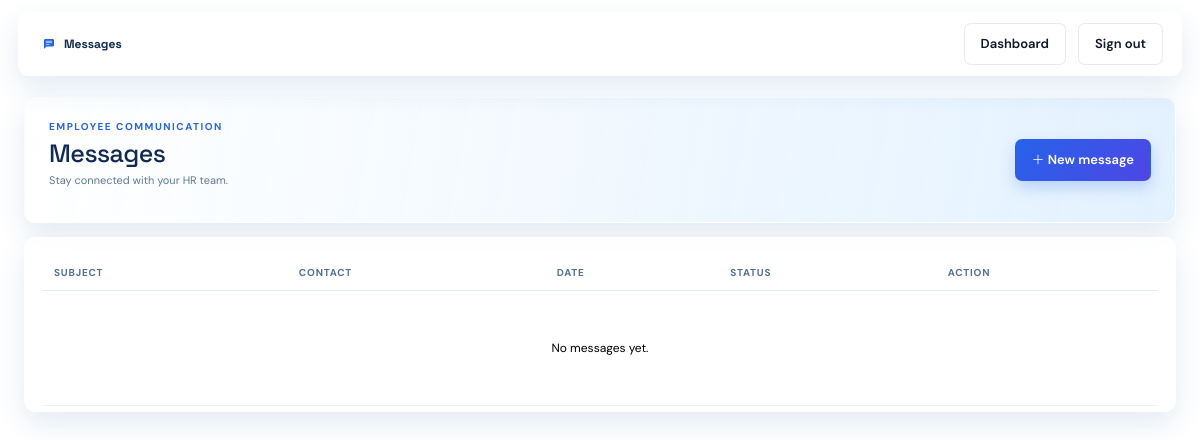
Page /employee/messages (signed in) on the earlier database version.
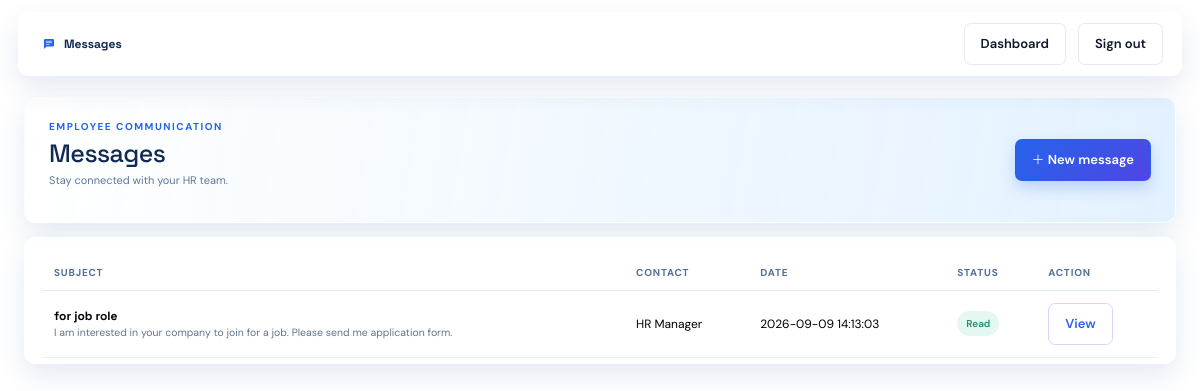
Same page on the later database version.
### tables this page shows
CREATE TABLE messages (
            id INTEGER PRIMARY KEY AUTOINCREMENT,
            sender_id INTEGER REFERENCES employees(id) ON DELETE CASCADE,
            receiver_id INTEGER,
            sender_role TEXT NOT NULL CHECK(sender_role IN ('Employee', 'HR')),
            receiver_role TEXT NOT NULL CHECK(receiver_role IN ('Employee', 'HR')),
            subject TEXT NOT NULL,
            message TEXT NOT NULL,
            created_at TEXT NOT NULL DEFAULT CURRENT_TIMESTAMP,
            is_read INTEGER NOT NULL DEFAULT 0 CHECK(is_read IN (0, 1))
        );

### app.py (the view)
@app.get("/employee/messages")
def employee_messages():
    employee = employee_from_session()
    if not employee:
        return redirect(url_for("login", next=request.path))
    messages = rows("""
        SELECT m.*,
               CASE WHEN m.sender_id = ? THEN
                   CASE WHEN m.receiver_role = 'HR' THEN 'HR Manager' ELSE (SELECT e.name FROM employees e WHERE e.id = m.receiver_id) END
               ELSE
                   CASE WHEN m.sender_role = 'HR' THEN 'HR Manager' ELSE (SELECT e.name FROM employees e WHERE e.id = m.sender_id) END
               END AS contact_name
        FROM messages m
        WHERE (m.sender_id = ? AND m.sender_role = 'Employee')
           OR (m.receiver_id = ? AND m.receiver_role = 'Employee')
        ORDER BY m.created_at DESC, m.id DESC
    """, (employee["id"], employee["id"], employee["id"]))
    assessment = row("SELECT * FROM assessment_requests WHERE employee_id=? AND status='Pending' ORDER BY created_at DESC, id DESC LIMIT 1", (employee["id"],))
    return render_template("employee_messages.html", employee=employee, messages=messages, assessment=assessment)

### app.py (called while the page is built)
@app.context_processor
def inject_globals():
    return {"nav_employee_count": row("SELECT COUNT(*) AS count FROM employees")["count"], "notifications": notifications_data()}

def employee_from_session():
    if not session.get("employee_authenticated") or not session.get("employee_id"):
        return None
    return row("SELECT id, name, email FROM employees WHERE id=?", (session["employee_id"],))

### database.py (called while the page is built)
def connect():
    DB_PATH.parent.mkdir(exist_ok=True)
    connection = sqlite3.connect(DB_PATH)
    connection.row_factory = sqlite3.Row
    connection.execute("PRAGMA foreign_keys = ON")
    return connection

def rows(query, params=()):
    db = connect()
    result = [dict(row) for row in db.execute(query, params).fetchall()]
    db.close()
    return result

def row(query, params=()):
    db = connect()
    result = db.execute(query, params).fetchone()
    db.close()
    return dict(result) if result else None

### templates/employee_messages.html (shortened to what this page needs)
<!doctype html><html lang="en"><head><link href="https://cdn.jsdelivr.net/npm/bootstrap@5.3.3/dist/css/bootstrap.min.css" rel="stylesheet"><link href="https://cdn.jsdelivr.net/npm/bootstrap-icons@1.11.3/font/bootstrap-icons.min.css" rel="stylesheet"><link rel="stylesheet" href="{{ url_for('static', filename='css/style.css') }}"><link rel="stylesheet" href="{{ url_for('static', filename='css/reference-theme.css') }}"></head><body><main class="main-content"><header class="topbar"><div class="crumb"><i class="bi bi-chat-left-text-fill crumb-home"></i><strong>Messages</strong></div><div class="top-actions"><a class="btn btn-light btn-sm" href="{{ url_for('employee_dashboard') }}">Dashboard</a><a class="btn btn-light btn-sm" href="{{ url_for('logout') }}">Sign out</a></div></header><div class="page-content"><div class="page-heading"><div><span class="eyebrow">EMPLOYEE COMMUNICATION</span><h1>Messages</h1><p class="muted">Stay connected with your HR team.</p></div><a class="btn btn-primary" href="{{ url_for('employee_new_message') }}"><i class="bi bi-plus-lg"></i> New message</a></div><section class="panel table-panel"><div class="table-responsive"><table class="table align-middle mb-0"><thead><tr><th>Subject</th><th>Contact</th><th>Date</th><th>Status</th><th>Action</th></tr></thead><tbody>{% for item in messages %}<tr><td><strong>{{ item.subject }}</strong><small class="d-block muted">{{ item.message[:90] }}</small></td><td>{{ item.contact_name }}</td><td>{{ item.created_at }}</td><td>{% if item.is_read %}<span class="status ready">Read</span>{% else %}<span class="status medium-gap">● Unread</span>{% endif %}</td><td><a class="btn btn-sm btn-outline-primary" href="{{ url_for('employee_message_view', message_id=item.id) }}">View</a></td></tr>{% else %}<tr><td colspan="5" class="text-center muted py-5">No messages yet.</td></tr>{% endfor %}</tbody></table></div></section></div></main></body></html>

### static/css/style.css (style rules this page uses)
:root { --ink:#202033;--muted:#85859a;--line:#e9e8f0;--surface:#fff;--bg:#f7f7fb;--primary:#6256d9;--primary-dark:#4d42bd;--purple-soft:#eeecff;--green:#35ad8b;--orange:#f2a13a;--red:#e66a68 }
* { box-sizing:border-box }
body { margin:0;background:url('https://i.pinimg.com/1200x/1c/08/a1/1c08a17749ef69aeb0ad5e469f33d46f.jpg') center/cover fixed no-repeat;color:var(--ink);font-family:'DM Sans',sans-serif;font-size:14px }
h1,h2,h3,strong,.brand { font-family:'Space Grotesk',sans-serif }
h1 { font-size:32px;letter-spacing:-.5px;margin:5px 0 8px }
p { line-height:1.55 }
.muted { color:var(--muted) }
.eyebrow { display:inline-block;font-size:10px;font-weight:700;letter-spacing:1.5px;color:var(--primary) }
.main-content { min-width:0;flex:1 }
.topbar { height:72px;background:#fff;border-bottom:1px solid var(--line);display:flex;align-items:center;justify-content:space-between;padding:0 42px }
.crumb { color:#a5a4b2;font-size:12px }
.crumb i { margin:0 8px;font-size:10px }
.crumb strong { color:var(--ink) }
.top-actions { display:flex;align-items:center;gap:20px }
.page-content { padding:38px 42px;max-width:1500px }
.page-heading,.profile-hero { display:flex;justify-content:space-between;align-items:flex-end;margin-bottom:30px }
.btn { border-radius:7px;padding:10px 16px;font-weight:600;font-size:13px }
.btn-primary { background:var(--primary);border-color:var(--primary) }
.btn-light { background:#fff;border:1px solid var(--line);color:var(--ink) }
.btn-outline-primary { border-color:#d7d3ff;color:var(--primary) }
.metric-card,.panel { background:var(--surface);border:1px solid var(--line);border-radius:10px;box-shadow:0 3px 14px rgba(38,36,78,.025) }
.panel { padding:24px }
.table-panel { padding-bottom:7px }
.table { --bs-table-bg:transparent;color:var(--ink);font-size:12px }
.table th { color:#aaa8b5;font-size:10px;letter-spacing:.8px;text-transform:uppercase;font-weight:700;border-bottom:1px solid var(--line);padding:10px 12px }
.table td { border-bottom:1px solid #f0eff4;padding:15px 12px }
.readiness-pill,.status,.tag,.soft-badge,.priority,.gap-badge { display:inline-block;border-radius:20px;padding:5px 9px;font-size:10px;font-weight:600 }
.status.ready { background:#e4f7f0;color:#268b71 }
:root { --ink:#0f172a;--muted:#64748b;--line:rgba(148,163,184,.22);--surface:rgba(255,255,255,.86);--bg:#f1f7fc;--primary:#2563eb;--primary-dark:#1d4ed8;--purple-soft:#eef2ff;--green:#10b981;--orange:#f59e0b;--red:#ef4444;--cyan:#06b6d4;--navy:#0f172a }
.topbar { background:rgba(255,255,255,.76);backdrop-filter:blur(16px);-webkit-backdrop-filter:blur(16px);border-bottom:1px solid rgba(148,163,184,.2);box-shadow:0 4px 20px rgba(15,23,42,.04) }
.panel,.metric-card,.role-card,.resource-card,.profile-hero,.table-panel { background:var(--surface);backdrop-filter:blur(14px);-webkit-backdrop-filter:blur(14px);border:1px solid rgba(255,255,255,.75);box-shadow:0 10px 26px rgba(15,23,42,.055);border-radius:16px;transition:box-shadow .2s ease,transform .2s ease,border-color .2s ease }
.btn-primary { background:linear-gradient(135deg,#2563eb,#4f46e5);border-color:transparent;box-shadow:0 7px 16px rgba(37,99,235,.2);transition:transform .2s ease,box-shadow .2s ease }
.table-panel { overflow:hidden }
.table tbody tr { transition:background .18s ease }

Differences in the rows shown:
added messages: subject "for job role", message "I am interested in your company to join for a job. Please send me application form.", contact_name "HR Manager", created_at "2026-09-09 14:13:03", is_read "Read"
Other differences:
text no longer shown: "No messages yet."
